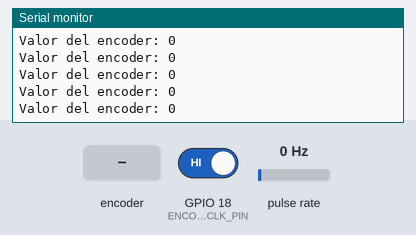
The sketch below on a simulated ESP8266 (NodeMCU). Shown: the last lines printed to the serial monitor. Wiring (inferred from the names in the program): pulse sensor: data GPIO 19. The inputs (shaded band) are chosen by the test bench; at power-on: pulse rate 0 Hz, GPIO 18 (ENCODER_CLK_PIN) HIGH.

Above: at 1.2 s.
1.3 s: pulse rate (sensor on GPIO 19) set to 4 Hz
At 1.51 s:
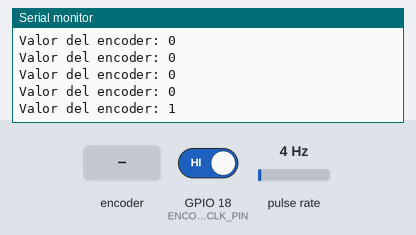
2.8 s: rotary encoder on GPIO 18 (ENCODER_CLK_PIN) / GPIO 19 (ENCODER_DT_PIN) turned 3 steps (first pin leading)
At 3.31 s:
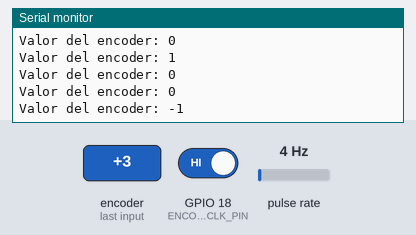
Timing chart, 0 to 5.8 s (numbered marks = the images above; inputs shaded):
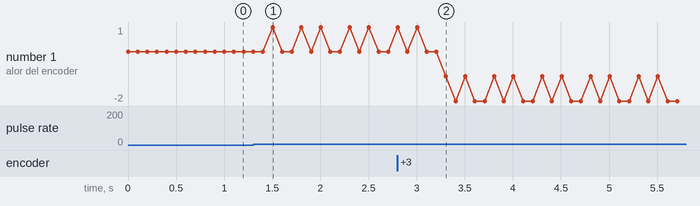

The sketch:

Encoder.ino
```cpp
#include <Wire.h>

const int ENCODER_DT_PIN = 19;
const int ENCODER_CLK_PIN = 18;

volatile long encoderValue = 0;
volatile int lastEncoderDTState = LOW;
volatile int currentEncoderDTState = LOW;

void ICACHE_RAM_ATTR encoderDTInterrupt() {
  currentEncoderDTState = digitalRead(ENCODER_DT_PIN);

  if (currentEncoderDTState != lastEncoderDTState) {
    if (digitalRead(ENCODER_CLK_PIN) == currentEncoderDTState) {
      encoderValue++;
    } else {
      encoderValue--;
    }
  }

  lastEncoderDTState = currentEncoderDTState;
}

void setup() {
  pinMode(ENCODER_DT_PIN, INPUT_PULLUP);
  pinMode(ENCODER_CLK_PIN, INPUT_PULLUP);

  Serial.begin(9600);

  attachInterrupt(digitalPinToInterrupt(ENCODER_DT_PIN), encoderDTInterrupt, CHANGE);
}

void loop() {
  Serial.print("Valor del encoder: ");
  Serial.println(encoderValue);
  delay(100);
}
```

Measured:
- after the input at 1.3 s, the serial monitor: prints a new line after 0.20 s (image 1)
- after the input at 2.8 s, the serial monitor: prints a new line after 0.51 s (image 2)
- plotted number 1: 0 → -1 after the input at 2.8 s
